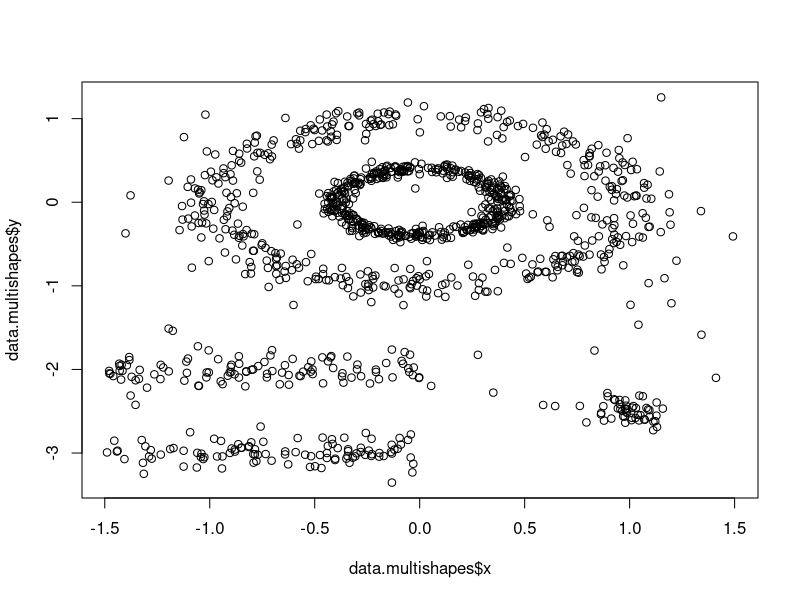
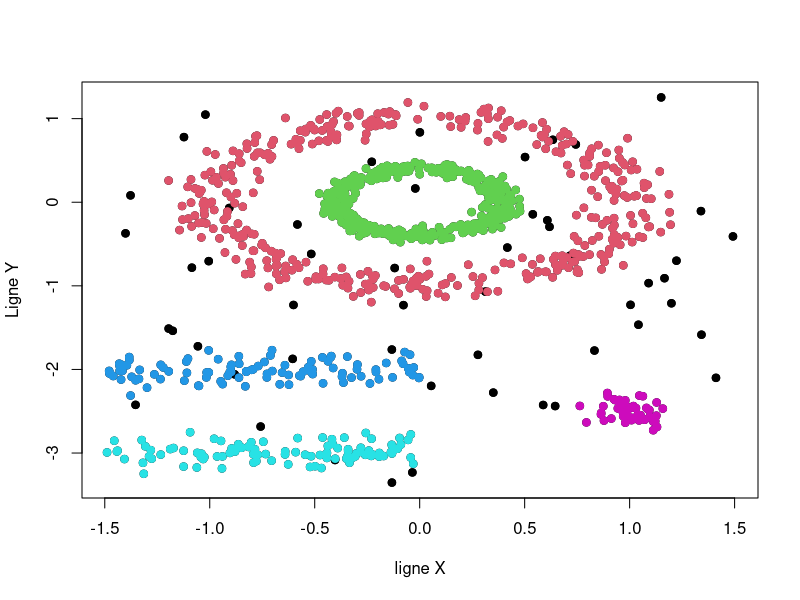
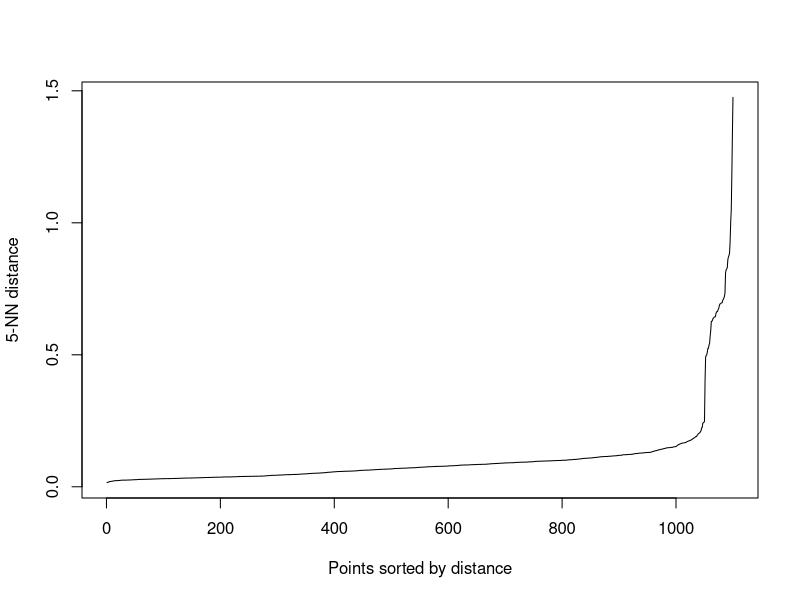

Here is the R script that generated these plots, in order:
# Title     : TODO
# Objective : TODO
# Created by: AYOUB
# Created on: 13/12/2020

set.seed(0)

# Instalation de package
install.packages("dbscan")
library(dbscan)

# charger les données
data.multishapes <- read.table("multishapes.txt", header = TRUE)
plot(data.multishapes$x, data.multishapes$y)

# appliquer la fonction dbscan
data.dbscan <- dbscan(data.multishapes, eps = 0.15, minPts = 5)
data.dbscan

afficherCluster <- function (data, dbscan, xl, yl) {
  nb <- max(dbscan$cluster)
  plot(data$x, data$y, xlab = xl, ylab = yl)
  for (i in 0:nb) {
    clusters <- subset(data, dbscan$cluster == i)
    points(clusters$x, clusters$y, col = (i+1), pch = 19)
  }
}

afficherCluster(data.multishapes, data.dbscan, "ligne X", "Ligne Y")

# si on change epsilone plus petit on obtient plusieurs clusters
# sinon pour le minPts on si on diminue la valuer on obtient des plus de clusters

# chercher le meilleur epsilon
kNNdist(data.multishapes, k = 5)
kNNdistplot(data.multishapes, k = 5)
